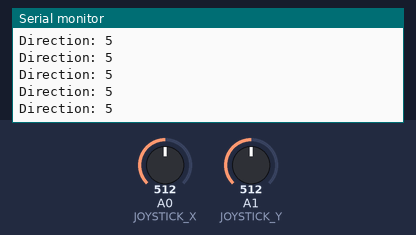
The sketch below on a simulated Arduino Uno, built with avr-gcc and run on an emulated ATmega328P. Shown: the last lines printed to the serial monitor. The test bench sets the inputs (shaded band); at power-on: A0 (JOYSTICK_X) = 512, A1 (JOYSTICK_Y) = 512.

Above: at 1.2 s.
1.3 s: A0 (JOYSTICK_X) set to 610
At 1.43 s:
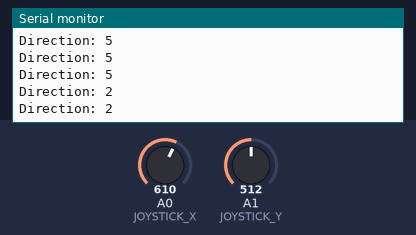
2.8 s: A0 (JOYSTICK_X) set to 390
At 2.85 s:
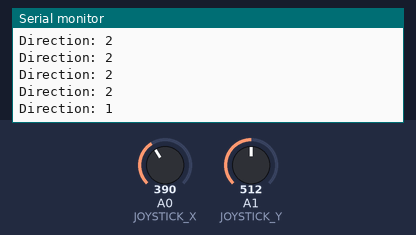
Timing chart, 0 to 5.8 s (numbered marks = the images above; inputs shaded):
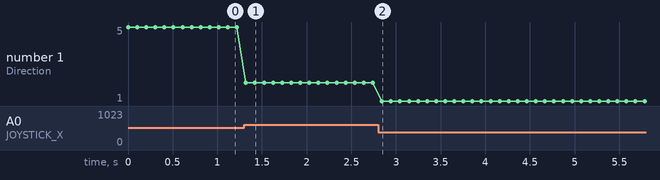

The sketch:

TOYSTICK_TX.ino
```cpp
#include <SoftwareSerial.h>

#define HC12_TX  2  // HC-12 TX Pin (Arduino TX)
#define HC12_RX  3  // HC-12 RX Pin (Arduino RX)
#define JOYSTICK_X A0
#define JOYSTICK_Y A1

SoftwareSerial hc12(HC12_TX, HC12_RX); // HC-12 Serial Communication

void setup() {
    Serial.begin(9600);
    hc12.begin(9600);
}

void loop() {
    int xValue = analogRead(JOYSTICK_X); // Read joystick X-axis
    int yValue = analogRead(JOYSTICK_Y); // Read joystick Y-axis


    String direction= "5"; // Default to "else"

    // Determine direction
    if (xValue > 600) {
        direction = "2";  // Forward
    } else if (xValue < 400) {
        direction = "1";  // Reverse
    } else if (yValue > 600) {
        direction = "4";  // Right
    } else if (yValue < 400) {
        direction = "3";  // Left
    }
    else{
        direction = "5";

    }

    // Send direction and speed via HC-12
    hc12.print(direction);

    // Debugging
    Serial.print("Direction: ");
    Serial.println(direction);


    delay(100); // Small delay for stability
}
```

Measured:
- after the input at 1.3 s, the serial monitor: prints a new line at once (image 1)
- after the input at 2.8 s, the serial monitor: prints a new line at once (image 2)
- plotted number 1: 5 → 2 after the input at 1.3 s, 2 → 1 after the input at 2.8 s
